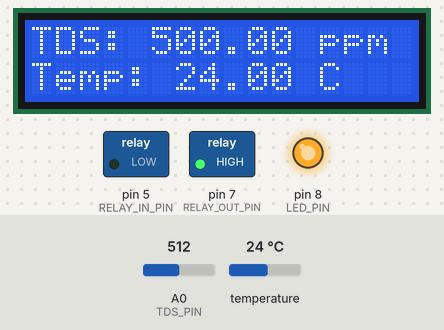
The sketch below on a simulated Arduino Uno, built with avr-gcc and run on an emulated ATmega328P. Parts: 16×2 character LCD, switched loads named in the sketch (green lamp = pin HIGH), output pins drawn as LEDs (lit = HIGH). The inputs (shaded band) are chosen by the test bench; at power-on: A0 (TDS_PIN) = 512, temperature 24 °C.

Above: at 3.2 s.
3.3 s: A0 (TDS_PIN) set to 501
At 9.2 s:
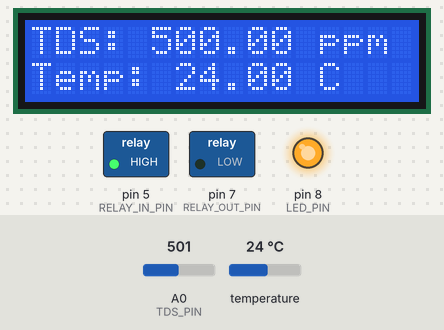
16.1 s: A0 (TDS_PIN) set to 109
At 17.6 s:
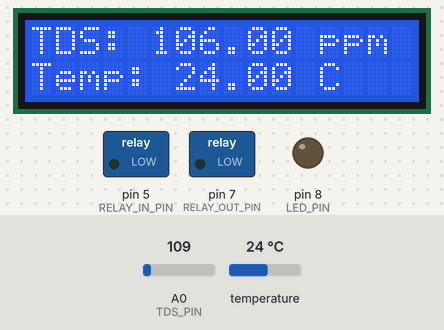
25.5 s: A0 (TDS_PIN) set to 91
At 27.8 s:
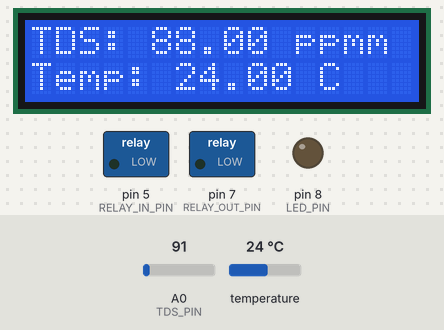
34.9 s: temperature set to 29.5 °C
At 36.7 s:
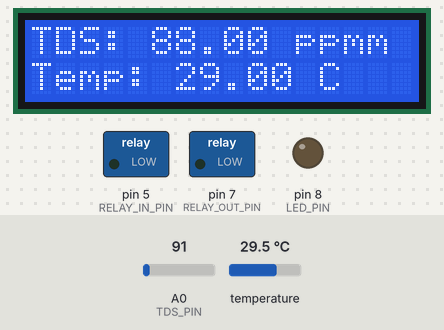
44.3 s: temperature set to 30.7 °C
At 45.6 s:
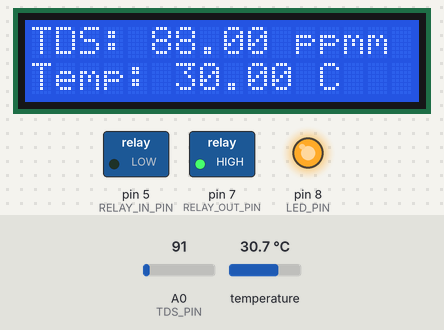
58.3 s: A0 (TDS_PIN) set to 0
At 70.1 s:
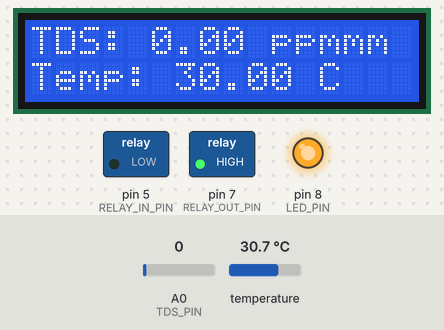
Timing chart, 0 to 71.2 s (numbered marks = the images above; inputs shaded):
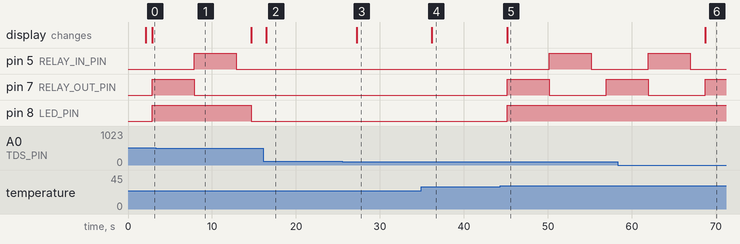

Measured:
- the behaviour switches between 512 and 511 on A0 (TDS_PIN) (found by bisection; images 0 and 1)
- the behaviour switches between 103 and 102 on A0 (TDS_PIN) (found by bisection; images 2 and 3)
- the behaviour switches between 29.9 and 30 °C on temperature (found by bisection; images 4 and 5)
- after the input at 3.3 s, pin 7 (RELAY_OUT_PIN): goes on until 7.9 s, then stays LOW; pin 8 (LED_PIN): HIGH → LOW after 11.4 s
- after the input at 16.1 s, the display: changes after 0.37 s (image 2)
- after the input at 25.5 s, the display: changes after 1.7 s (image 3)
- after the input at 34.9 s, the display: changes after 1.3 s (image 4)
- after the input at 44.3 s, pin 5 (RELAY_IN_PIN): LOW → HIGH after 5.8 s, → LOW 5.0 s later; pin 7 (RELAY_OUT_PIN): LOW → HIGH after 0.84 s, → LOW 5.0 s later, → HIGH 6.8 s later; pin 8 (LED_PIN): LOW → HIGH after 0.84 s; the display: changes after 0.84 s (image 5)
- after the input at 58.3 s, the display: changes after 10.4 s (image 6)

The sketch:

embeded.ino
```cpp
#include <Wire.h>
#include <LiquidCrystal_I2C.h>
#include <OneWire.h>
#include <DallasTemperature.h>

// Pin definisi
#define TDS_PIN A0         // Pin sensor TDS
#define RELAY_OUT_PIN 7    // Pin relay untuk pompa keluar (air kotor)
#define RELAY_IN_PIN 5     // Pin relay untuk pompa masuk (air bersih)
#define LED_PIN 8          // Pin LED indikator
#define ONE_WIRE_BUS 3     // Pin data untuk sensor suhu DS18B20

// Inisialisasi objek
LiquidCrystal_I2C lcd(0x27, 16, 2); // Alamat I2C untuk LCD 16x2
OneWire oneWire(ONE_WIRE_BUS);
DallasTemperature tempSensor(&oneWire);

// Variabel
float tdsValue = 0;          // Nilai TDS
float temperature = 0;       // Nilai suhu
const int TDS_THRESHOLD = 500;  // Ambang batas TDS (ppm)
const int TEMP_THRESHOLD = 30;  // Ambang batas suhu (Celsius)

// State Pompa
bool pumpState = false; // false = Off, true = On

void setup() {
  // Inisialisasi LCD, sensor, dan pin
  lcd.begin(16, 2);
  lcd.backlight();
  tempSensor.begin();
  pinMode(RELAY_OUT_PIN, OUTPUT);
  pinMode(RELAY_IN_PIN, OUTPUT);
  pinMode(LED_PIN, OUTPUT);

  // Matikan semua output di awal
  digitalWrite(RELAY_OUT_PIN, LOW);
  digitalWrite(RELAY_IN_PIN, LOW);
  digitalWrite(LED_PIN, LOW);

  lcd.setCursor(0, 0);
  lcd.print("Sistem Mulai");
  delay(2000);
  lcd.clear();
}

void loop() {
  // Membaca nilai suhu
  tempSensor.requestTemperatures();
  temperature = tempSensor.getTempCByIndex(0);

  // Map suhu dari 0 ke 50 (asumsi rentang sensor DS18B20)
  temperature = map(temperature, 0, 50, 0, 50);

  // Membaca nilai TDS
  int tdsAnalog = analogRead(TDS_PIN);
  tdsValue = map(tdsAnalog, 0, 1023, 0, 1000); // Konversi ke ppm

  // Tampilkan data pada LCD
  lcd.setCursor(0, 0);
  lcd.print("TDS: ");
  lcd.print(tdsValue);
  lcd.print(" ppm");

  lcd.setCursor(0, 1);
  lcd.print("Temp: ");
  lcd.print(temperature);
  lcd.print(" C");

  // Logika kontrol kualitas air
  if (tdsValue < TDS_THRESHOLD && temperature < TEMP_THRESHOLD) {
    pumpState = false; // Baik
  } else {
    pumpState = true;  // Buruk
  }

  // Kontrol pompa berdasarkan state
  if (pumpState) {
    digitalWrite(LED_PIN, HIGH);      // Hidupkan LED peringatan

    digitalWrite(RELAY_OUT_PIN, HIGH); // Hidupkan pompa keluar
    delay(5000);                      // Tunggu 5 detik
    digitalWrite(RELAY_OUT_PIN, LOW); // Matikan pompa keluar

    digitalWrite(RELAY_IN_PIN, HIGH); // Hidupkan pompa masuk
    delay(5000);                      // Tunggu 5 detik
    digitalWrite(RELAY_IN_PIN, LOW);  // Matikan pompa masuk

  } else {
    digitalWrite(LED_PIN, LOW);       // Matikan LED jika kualitas air aman
  }

  // Tampilkan status pompa di Serial Monitor
  Serial.print("Pompa State: ");
  Serial.println(pumpState ? "On" : "Off");

  delay(1000); // Tunggu 1 detik sebelum membaca kembali
}
```
